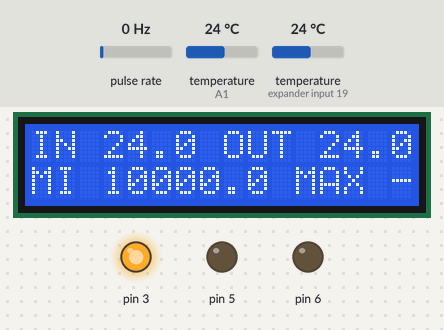
A sketch run on a simulated Arduino Uno, built with avr-gcc and run on an emulated ATmega328P. Shown: 16×2 character LCD, output pins drawn as LEDs (lit = HIGH). Wiring (inferred from the names in the program): pulse sensor: data A2. Inputs (shaded band) come from the test bench; at power-on: temperature (sensors on A1, expander input 19) 24 °C, pulse rate 0 Hz. What the sketch prints to the serial monitor is not drawn.

Above: at 1.5 s.
1.6 s: temperature (sensor on A1) set to 25.2 °C
At 3.1 s:
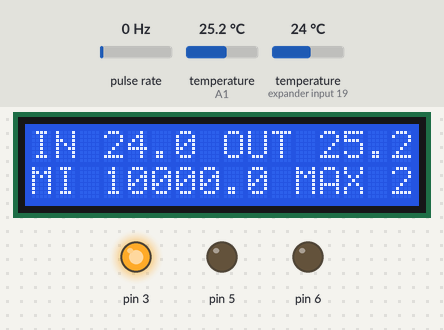
5.0 s: temperature (sensor on A1) set to 26.5 °C
At 7.2 s:
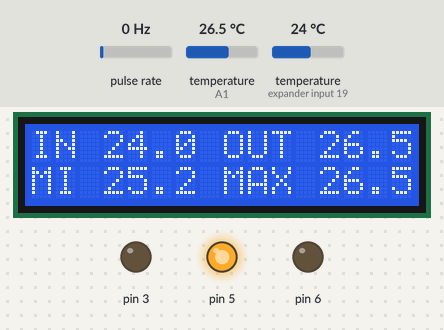
7.5 s: temperature (sensor on A1) set to 12 °C
At 8.3 s:
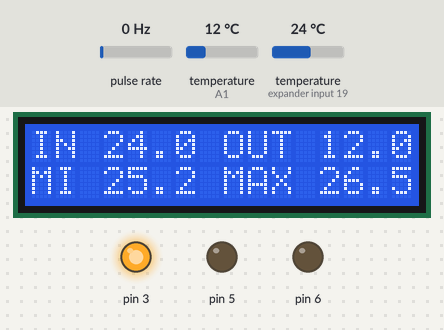
9.2 s: temperature (sensor on A1) set to 28 °C
At 11.4 s:
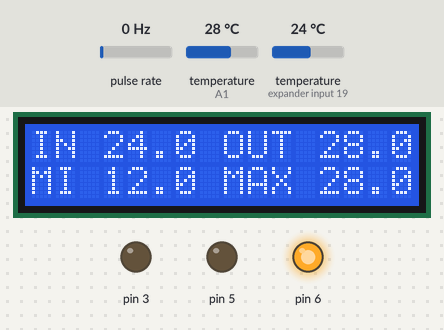
11.7 s: temperature (sensor on expander input 19) set to 12 °C
At 12.2 s:
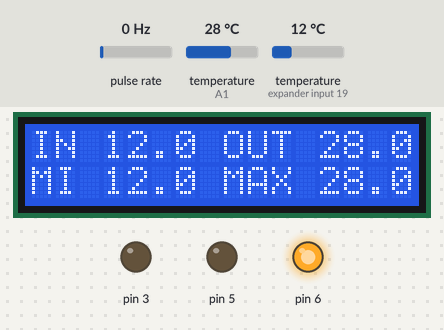
13.3 s: temperature (sensor on expander input 19) set to 19 °C
At 14.1 s:
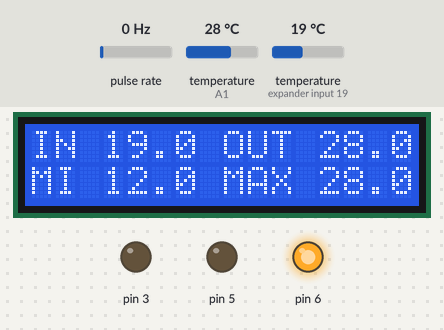
Timing chart, 0 to 15.9 s (numbered marks = the images above; inputs shaded):
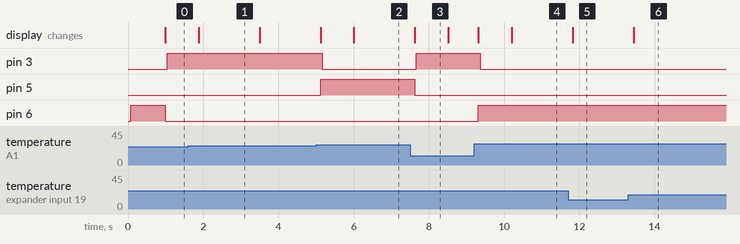

Measured:
- the behaviour switches between 25.9 and 26 °C on temperature (sensor on A1) (found by bisection; images 1 and 2)
- after the input at 5.0 s, pin 3: HIGH → LOW after 0.17 s; pin 5: LOW → HIGH after 0.12 s; the display: first changes after 0.12 s (image 2 shows a later state)
- after the input at 7.5 s, pin 3: LOW → HIGH after 0.17 s; pin 5: HIGH → LOW after 0.13 s; the display: changes after 0.13 s (image 3)
- after the input at 9.2 s, pin 3: HIGH → LOW after 0.16 s; pin 6: LOW → HIGH after 0.12 s; the display: first changes after 0.12 s (image 4 shows a later state)
- after the input at 11.7 s, the display: changes after 0.12 s (image 5)
- after the input at 13.3 s, the display: changes after 0.14 s (image 6)
- what the display in image 1 shows lasts 1.6 s, from 1.9 s to 3.5 s

The sketch:

lab6.ino
```cpp
#include <util/atomic.h>
#include <Wire.h>
#include <OneWire.h>
#include <DallasTemperature.h>
#include <LiquidCrystal_I2C.h>
#include <MyLEDRGB.h>

#define LED_RED 6
#define LED_GREEN 5
#define LED_BLUE 3
#define RED_BUTTON_PIN 2
#define GREEN_BUTTON_PIN 4
#define POTENTIOMETER A0
#define ENCODER1 A2
#define ENCODER2 A3

void initLCD();
void setupButtons();
void setup();

class Encoder {
public:
  Encoder(int pin1, int pin2);
  void setup() const;
  void basicPooling();
  void pooling();
  bool isChanged() const;
  bool isRight() const;
  bool isLeft() const;
  void clearRight();
  void clearLeft();
private:
  bool m_turnedLeft;
  bool m_turnedRight;
  int m_counter;
  int m_previousReadingPin1;
  int m_previousReadingPin2;
  int m_timestamp;
  int m_lastChangeTimestamp;
  static const int s_DEBOUNCING_PERIOD = 100;
  const int m_clkPin1;
  const int m_clkPin2;
};

class Button {
public:
  Button(int buttonPin);
  void setup() const;
  bool onHold();
  bool onRelease();
  bool onHoldFor(unsigned long requiredHoldTimeInMilis);
  bool onHoldOnceFor(unsigned long requiredHoldTimeInMilis);
  int getButtonPin() const;
  bool isPressed() const;
private:
  const static int s_debouncePeriod = 10;
  const int m_buttonPin;
  bool m_isPressed = false;
  bool m_previousIsHeld = false;
  bool m_onHoldOnceFor_activated = false;
  int m_previousReading = HIGH;
  unsigned long m_lastChangeTime = 0;
  unsigned int m_alreadyHoldTime = 0;
  unsigned long m_startTime = 0;
};

class SerialHandler {
public:
  void checkInput();
private:
  bool isSetPercentageOfLEDRGB(const String& command) const;
  void setPercentageOfLEDRGB(String);
};

class MyADC {
public:
  MyADC(int adcPin);
  int getRead() const;
  float getReadVoltage() const;
private:
  const int m_adcPin;
  static const int s_maxRead = 1023;
  static const int s_minRead = 0;
  static const int s_trimmed = 10;
};

// ATTRIBUTES
static LiquidCrystal_I2C s_lcd(0x27, 16, 2);

constexpr int c_BUTTONS_SIZE = 2;
constexpr int c_RED_BUTTON_INDEX = 0;
constexpr int c_GREEN_BUTTON_INDEX = 1;
static Button s_buttons[c_BUTTONS_SIZE] = { { RED_BUTTON_PIN }, { GREEN_BUTTON_PIN } };

static LEDRGB s_ledRGB(LED_RED, LED_GREEN, LED_BLUE);

static SerialHandler s_serialHandler;

static MyADC s_MyADC(POTENTIOMETER);

static Encoder s_encoder(ENCODER1, ENCODER2);

static OneWire s_oneWire(A1);
static DallasTemperature s_tempSensors(&s_oneWire);

static bool isGreenPressed;
static bool isRedPressed;

void task_1() {
  static float minOut = 10000;
  static float maxOut = -10000;

  s_tempSensors.requestTemperatures();
  float tempIn = s_tempSensors.getTempCByIndex(1);
  float tempOut = s_tempSensors.getTempCByIndex(0);

  char buffer[40];
  sprintf(buffer, "IN %3s OUT %3s", String(tempIn, 1).c_str(), String(tempOut, 1).c_str());
  s_lcd.setCursor(0, 0);
  s_lcd.print(buffer);
  sprintf(buffer, "MI %3s MAX %3s", String(minOut, 1).c_str(), String(maxOut, 1).c_str());
  s_lcd.setCursor(0, 1);
  s_lcd.print(buffer);
  if (tempOut > maxOut) maxOut = tempOut;
  else if (tempOut < minOut) minOut = tempOut;

  int red = tempOut > 27 ? 100 : 0;
  int green = (tempOut <= 27) && (tempOut >= 26) ? 100 : 0;
  int blue = tempOut < 26 ? 100 : 0;
  s_ledRGB.ChangeColorPercentage(red, green, blue);
  s_lcd.setCursor(0, 0);
}


void task_2() {
  static RGBPercentage task1_currentColour = { 0, 0, PWM::s_maxPWM };
  static int currentOption = 0;
  const int rowsNumber = 2;
  static String msgsToPrint[] = { "Turn LED on   ", "Turn LED off  " };
  static const int numberOfMsgs = (sizeof(msgsToPrint) / sizeof(String));
  static bool updateLCD = true;

  // s_lcd.print("Zadanie 2");

  s_encoder.pooling();
  if (s_encoder.isChanged()) {
    if (s_encoder.isRight()) {
      currentOption = (currentOption + 1) % numberOfMsgs;
      s_encoder.clearRight();
    }

    if (s_encoder.isLeft()) {
      currentOption = (currentOption - 1 >= 0) ? (currentOption - 1) : (numberOfMsgs - 1);
      s_encoder.clearLeft();
    }

    for (int i = 0; i < rowsNumber; i++) {
      s_lcd.setCursor(0, i);
      s_lcd.print(msgsToPrint[currentOption]);
      currentOption = (currentOption + 1) % numberOfMsgs;
    }
  }

  if (s_buttons[c_GREEN_BUTTON_INDEX].onRelease()) {
    log(__func__, currentOption);
    if (currentOption == 0) {
      s_ledRGB.switchOn();
    } else if (currentOption == 1) {
      s_ledRGB.switchOff();
    }
  }
}


// int brightness = 0;
// void task_2() {
//   uint8_t step = 10;

//   delay(100);
//   if (digitalRead(GREEN_BUTTON) == LOW) {
//     brightness = (brightness + step) >= 255 ? 255 : (brightness + step);
//   }
//   if (digitalRead(RED_BUTTON) == LOW) {
//     brightness = (brightness - step) <= 0 ? 0 : (brightness - step);
//   }
//   Serial.println(brightness);
//   analogWrite(LED_GREEN, brightness);
// }

// int prev = LED_RED;
// int prev_color = 0;
// int curr = LED_GREEN;
// int curr_color = 255;

static int adc = 0;
void task_3() {
  adc = s_MyADC.getRead();
  float volt = s_MyADC.getReadVoltage();

  s_lcd.print(String("ADC = ") + adc + "  ");
  s_lcd.setCursor(0, 1);
  s_lcd.print(String("Voltage = ") + volt + "   ");
  Serial.print(adc);

  s_lcd.setCursor(0, 0);
}

void loop() {
  task_1();
  // task_2();
  //  task_3();
}


void initLCD() {
  s_lcd.init();
  s_lcd.clear();
  s_lcd.backlight();
}


void setupButtons() {
  for (const auto& button : s_buttons) {
    button.setup();
  }
}

void setup() {
  Serial.begin(9600);
  setupButtons();
  initLCD();
  s_encoder.setup();
  s_ledRGB.switchOn();
  s_tempSensors.begin();

  PCICR |= (1 << PCIE1);
  PCMSK1 |= (1 << PCINT10);
}

Encoder::Encoder(int pin1, int pin2)
  : m_turnedLeft(false), m_turnedRight(false), m_counter(0), m_previousReadingPin1(HIGH), m_previousReadingPin2(HIGH), m_timestamp(0), m_lastChangeTimestamp(0), m_clkPin1(pin1), m_clkPin2(pin2) {
}

void Encoder::setup() const {
  pinMode(ENCODER1, INPUT_PULLUP);
  pinMode(ENCODER2, INPUT_PULLUP);
}

ISR(PCINT1_vect) {
  s_encoder.basicPooling();
}

void Encoder::basicPooling() {
  m_previousReadingPin1 = digitalRead(m_clkPin1);
  m_previousReadingPin2 = digitalRead(m_clkPin2);
  m_timestamp = millis();
}
void Encoder::pooling() {
  int en1 = 0;
  int en2 = 0;
  int timestamp = 0;

  ATOMIC_BLOCK(ATOMIC_RESTORESTATE) {
    en1 = m_previousReadingPin1;
    en2 = m_previousReadingPin2;
    timestamp = m_timestamp;
  }

  if (en1 == LOW && m_timestamp > m_lastChangeTimestamp + s_DEBOUNCING_PERIOD) {
    if (en2 == HIGH) {
      if (m_counter < 255)
        m_counter += 15;
      m_turnedRight = true;
    } else {
      if (m_counter > 0)
        m_counter -= 15;
      m_turnedLeft = true;
    }
    m_lastChangeTimestamp = m_timestamp;
  }
  m_previousReadingPin1 = en1;
}


bool Encoder::isChanged() const {
  return m_turnedLeft || m_turnedRight;
}
bool Encoder::isRight() const {
  return m_turnedRight;
}
bool Encoder::isLeft() const {
  return m_turnedLeft;
}

void Encoder::clearRight() {
  m_turnedRight = false;
}
void Encoder::clearLeft() {
  m_turnedLeft = false;
}

Button::Button(int buttonPin)
  : m_buttonPin(buttonPin) {
}

void Button::setup() const {
  pinMode(m_buttonPin, INPUT_PULLUP);
}

bool Button::onHold() {
  m_isPressed = false;
  int currentReading = digitalRead(m_buttonPin);

  if (m_previousReading != currentReading) {
    m_lastChangeTime = millis();
  }
  if (millis() - m_lastChangeTime > s_debouncePeriod) {  // debouncing
    if (currentReading == LOW) {
      m_isPressed = true;
      log(__func__, m_isPressed);
    }
  }
  m_previousReading = currentReading;
  return m_isPressed;
}

bool Button::onRelease() {
  bool wasReleased = false;
  bool currentIsHeld = onHold();
  if (currentIsHeld == false && m_previousIsHeld == true) {
    wasReleased = true;
    log(__func__, wasReleased);
  }
  m_previousIsHeld = currentIsHeld;
  return wasReleased;
}

bool Button::onHoldFor(unsigned long requiredHoldTimeInMilis) {
  bool onHoldFor = false;
  if (onHold()) {
    if (m_startTime == 0) {
      m_startTime = millis();
    } else {
      m_alreadyHoldTime = millis() - m_startTime;
    }

    if (m_alreadyHoldTime >= requiredHoldTimeInMilis) {
      onHoldFor = true;
    }
  } else {
    m_startTime = 0;
    m_alreadyHoldTime = 0;
  }
  // log(__func__, m_alreadyHoldTime - requiredHoldTimeInMilis);
  return onHoldFor;
}

bool Button::onHoldOnceFor(unsigned long requiredHoldTimeInMilis) {
  bool onHoldForOnce = false;
  if (onHoldFor(requiredHoldTimeInMilis)) {
    if (!m_onHoldOnceFor_activated) {
      onHoldForOnce = true;
      m_onHoldOnceFor_activated = true;
      log(__func__, onHoldForOnce);
    }
  } else {
    m_onHoldOnceFor_activated = false;
  }
  return onHoldForOnce;
}

int Button::getButtonPin() const {
  return m_buttonPin;
}

bool Button::isPressed() const {
  return digitalRead(m_buttonPin) == LOW;
}

void SerialHandler::checkInput() {
  if (!Serial.available()) return;

  String command = Serial.readStringUntil('\n');
  command.trim();
  command.toLowerCase();

  log(__func__, command);
  if (isSetPercentageOfLEDRGB(command)) {
    setPercentageOfLEDRGB(command);
  }
}

bool SerialHandler::isSetPercentageOfLEDRGB(const String& command) const {
  return command.startsWith("setrgb");
}
void SerialHandler::setPercentageOfLEDRGB(String command) {
  int beforeRedCol = command.indexOf(';');
  int beforeGreenCol = command.indexOf(';', beforeRedCol + 1);
  int beforeBlueCol = command.indexOf(';', beforeGreenCol + 1);
  log(__func__, String("redCol=") + beforeRedCol + ", greenCol=" + beforeGreenCol + ", blueCol=" + beforeBlueCol);

  int redPercentage = command.substring(beforeRedCol + 1, beforeGreenCol).toInt();
  int greenPercentage = command.substring(beforeGreenCol + 1, beforeBlueCol).toInt();
  int bluePercentage = command.substring(beforeBlueCol + 1).toInt();

  log(__func__, String("red=") + redPercentage + ", green=" + greenPercentage + ", blue=" + bluePercentage);
  s_ledRGB.ChangeColorPercentage(redPercentage, greenPercentage, bluePercentage);
}

MyADC::MyADC(int adcPin)
  : m_adcPin(adcPin) {}

int MyADC::getRead() const {
  int value = analogRead(m_adcPin);
  return value;
}
float MyADC::getReadVoltage() const {
  float value = getRead();
  int lowRange = s_minRead + s_trimmed;
  int highRange = s_maxRead - s_trimmed;
  value = max(lowRange, min(highRange, value));
  float voltage = (value / (s_maxRead - 2 * s_trimmed)) * 5.0;
  return voltage;
}
```
